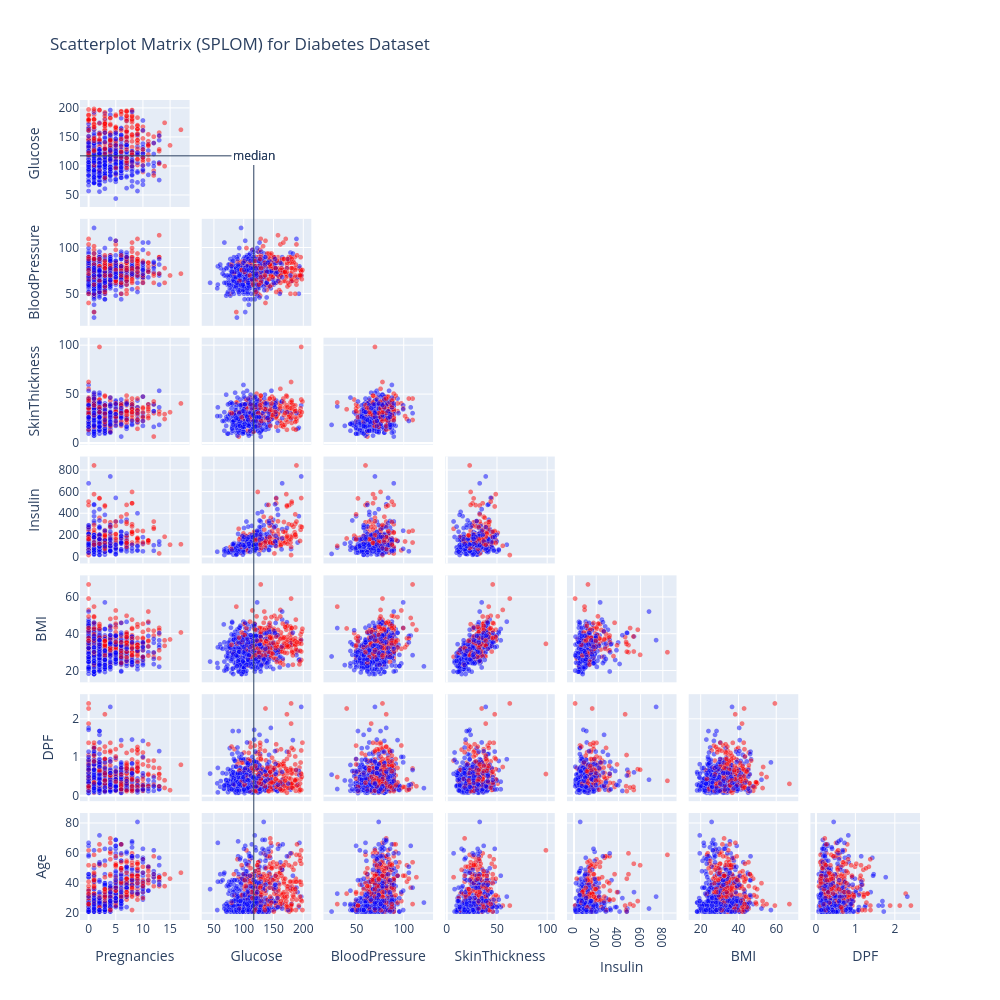

The notebook cell this image was saved under:
### Markdown cell above
#### Scatterplot Matrix (SPLOM)

Building on the insights from the pairplot and the KDE, we recognized the need to explore how glucose levels interact with other features in the dataset and whether this pattern holds across multiple variables. This led us to choose a Scatterplot Matrix (SPLOM) using an interactive Python library (Plotly), a powerful tool that allows us to explore correlations between several features at once. The SPLOM provides a clearer, more granular view of the relationships between `Glucose` levels and other variables, while maintaining the distinction between non-diabetic and diabetic individuals through color-coded `Outcome` dots.

By adding a vertical line at the median glucose value, we were able to highlight the point at which the glucose distribution appears to visually shifts: individuals with glucose values higher than the median are more likely to be diabetic, as indicated by the red dots. This further reinforced glucose’s role as a key predictor in diabetes, demonstrating its relevance to both exploratory data analysis and future predictive modeling.

### Code cell
filtered_columns = [col for col in diabetes.columns if col != 'Outcome']
outcome_text = ['non-diabetic' if val == 0 else 'diabetic' for val in diabetes['Outcome']]

fig = go.Figure(data=go.Splom(
    dimensions=[dict(label=col, values=diabetes[col]) for col in filtered_columns],
    showupperhalf=False,
    marker=dict(
        color=diabetes['Outcome'],
        size=5,
        colorscale='Bluered',
        opacity=0.5,
        line=dict(width=0.5, color='rgb(230,230,230)')
    ),
    text=outcome_text,
    diagonal=dict(visible=False)
))

fig.update_layout(
    title='Scatterplot Matrix (SPLOM) for Diabetes Dataset',
    width=1000,
    height=1000,
    annotations=[  # Lines along Glucose variable
        dict(  # Vertical line
            x=0.2069,
            y=0, 
            xref='paper',  
            yref='paper',
            text='median',  
            showarrow=True,  
            arrowhead=0,  
            ax=0, 
            ay=-765,  
        ),
        dict(  # Horizontal line
            x=0,  
            y=0.9319,  
            xref='paper',  
            yref='paper',
            text='median',  
            showarrow=True,  
            arrowhead=0,  
            ax=174, 
            ay=0, 
        )
    ]
)

fig.show()

### Figure 1 — Plotly figure (JSON) as saved in the notebook; plotly's stock layout.template omitted (floating-point values rounded to 4 significant figures; data arrays with more than 128 entries replaced by an {"elided": "..."} marker saying what was removed)
{"data": [{"diagonal": {"visible": false}, "dimensions": [{"label": "Pregnancies", "values": {"elided": "768 int values"}}, {"label": "Glucose", "values": {"elided": "768 float values"}}, {"label": "BloodPressure", "values": {"elided": "768 float values"}}, {"label": "SkinThickness", "values": {"elided": "768 float values"}}, {"label": "Insulin", "values": {"elided": "768 float values"}}, {"label": "BMI", "values": {"elided": "768 float values"}}, {"label": "DPF", "values": {"elided": "768 float values"}}, {"label": "Age", "values": {"elided": "768 float values"}}], "marker": {"color": {"elided": "768 int values"}, "colorscale": [[0, "rgb(0,0,255)"], [1, "rgb(255,0,0)"]], "line": {"color": "rgb(230,230,230)", "width": 0.5}, "opacity": 0.5, "size": 5}, "showupperhalf": false, "text": {"elided": "768 str values"}, "type": "splom"}], "layout": {"annotations": [{"arrowhead": 0, "ax": 0, "ay": -765, "showarrow": true, "text": "median", "x": 0.2069, "xref": "paper", "y": 0, "yref": "paper"}, {"arrowhead": 0, "ax": 174, "ay": 0, "showarrow": true, "text": "median", "x": 0, "xref": "paper", "y": 0.9319, "yref": "paper"}], "height": 1000, "title": {"text": "Scatterplot Matrix (SPLOM) for Diabetes Dataset"}, "width": 1000}}
